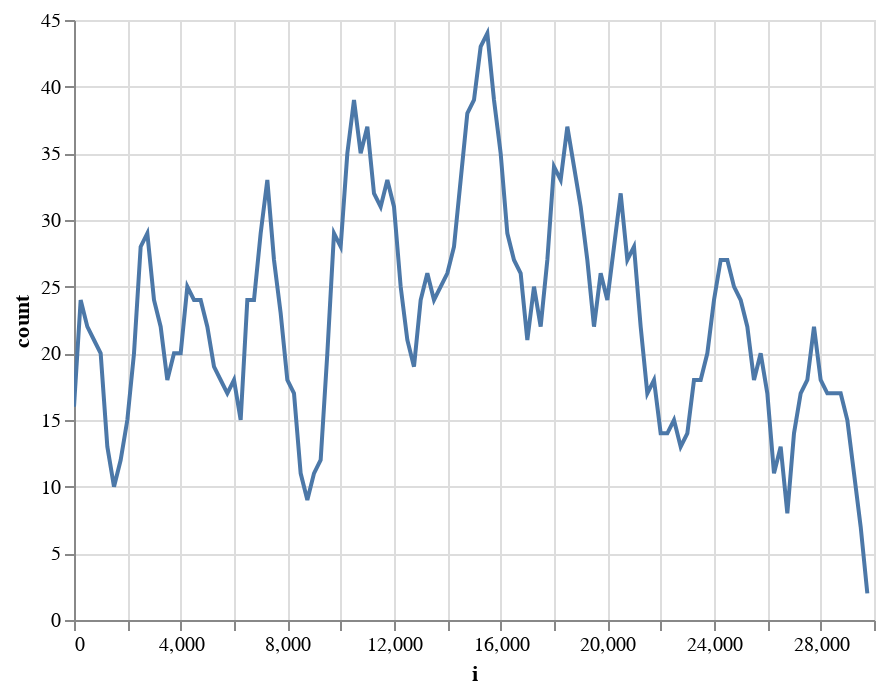

Notebook source saved alongside this figure:
### Code cell
alt.Chart(alt.Data(values=freqs[1]['freq'])).mark_line().encode(x="i:Q", y="count:Q").interactive()

### Figure 1 — Vega-Lite specification as saved in the notebook (floating-point values rounded to 4 significant figures)
{"config": {"view": {"continuousWidth": 400, "continuousHeight": 300}}, "data": {"values": [{"i": 0, "count": 16}, {"i": 250, "count": 24}, {"i": 500, "count": 22}, {"i": 750, "count": 21}, {"i": 1000, "count": 20}, {"i": 1250, "count": 13}, {"i": 1500, "count": 10}, {"i": 1750, "count": 12}, {"i": 2000, "count": 15}, {"i": 2250, "count": 20}, {"i": 2500, "count": 28}, {"i": 2750, "count": 29}, {"i": 3000, "count": 24}, {"i": 3250, "count": 22}, {"i": 3500, "count": 18}, {"i": 3750, "count": 20}, {"i": 4000, "count": 20}, {"i": 4250, "count": 25}, {"i": 4500, "count": 24}, {"i": 4750, "count": 24}, {"i": 5000, "count": 22}, {"i": 5250, "count": 19}, {"i": 5500, "count": 18}, {"i": 5750, "count": 17}, {"i": 6000, "count": 18}, {"i": 6250, "count": 15}, {"i": 6500, "count": 24}, {"i": 6750, "count": 24}, {"i": 7000, "count": 29}, {"i": 7250, "count": 33}, {"i": 7500, "count": 27}, {"i": 7750, "count": 23}, {"i": 8000, "count": 18}, {"i": 8250, "count": 17}, {"i": 8500, "count": 11}, {"i": 8750, "count": 9}, {"i": 9000, "count": 11}, {"i": 9250, "count": 12}, {"i": 9500, "count": 20}, {"i": 9750, "count": 29}, {"i": 10000, "count": 28}, {"i": 10250, "count": 35}, {"i": 10500, "count": 39}, {"i": 10750, "count": 35}, {"i": 11000, "count": 37}, {"i": 11250, "count": 32}, {"i": 11500, "count": 31}, {"i": 11750, "count": 33}, {"i": 12000, "count": 31}, {"i": 12250, "count": 25}, {"i": 12500, "count": 21}, {"i": 12750, "count": 19}, {"i": 13000, "count": 24}, {"i": 13250, "count": 26}, {"i": 13500, "count": 24}, {"i": 13750, "count": 25}, {"i": 14000, "count": 26}, {"i": 14250, "count": 28}, {"i": 14500, "count": 33}, {"i": 14750, "count": 38}, {"i": 15000, "count": 39}, {"i": 15250, "count": 43}, {"i": 15500, "count": 44}, {"i": 15750, "count": 39}, {"i": 16000, "count": 35}, {"i": 16250, "count": 29}, {"i": 16500, "count": 27}, {"i": 16750, "count": 26}, {"i": 17000, "count": 21}, {"i": 17250, "count": 25}, {"i": 17500, "count": 22}, {"i": 17750, "count": 27}, {"i": 18000, "count": 34}, {"i": 18250, "count": 33}, {"i": 18500, "count": 37}, {"i": 18750, "count": 34}, {"i": 19000, "count": 31}, {"i": 19250, "count": 27}, {"i": 19500, "count": 22}, {"i": 19750, "count": 26}, {"i": 20000, "count": 24}, {"i": 20250, "count": 28}, {"i": 20500, "count": 32}, {"i": 20750, "count": 27}, {"i": 21000, "count": 28}, {"i": 21250, "count": 22}, {"i": 21500, "count": 17}, {"i": 21750, "count": 18}, {"i": 22000, "count": 14}, {"i": 22250, "count": 14}, {"i": 22500, "count": 15}, {"i": 22750, "count": 13}, {"i": 23000, "count": 14}, {"i": 23250, "count": 18}, {"i": 23500, "count": 18}, {"i": 23750, "count": 20}, {"i": 24000, "count": 24}, {"i": 24250, "count": 27}, {"i": 24500, "count": 27}, {"i": 24750, "count": 25}, {"i": 25000, "count": 24}, {"i": 25250, "count": 22}, {"i": 25500, "count": 18}, {"i": 25750, "count": 20}, {"i": 26000, "count": 17}, {"i": 26250, "count": 11}, {"i": 26500, "count": 13}, {"i": 26750, "count": 8}, {"i": 27000, "count": 14}, {"i": 27250, "count": 17}, {"i": 27500, "count": 18}, {"i": 27750, "count": 22}, {"i": 28000, "count": 18}, {"i": 28250, "count": 17}, {"i": 28500, "count": 17}, {"i": 28750, "count": 17}, {"i": 29000, "count": 15}, {"i": 29250, "count": 11}, {"i": 29500, "count": 7}, {"i": 29750, "count": 2}]}, "mark": "line", "encoding": {"x": {"type": "quantitative", "field": "i"}, "y": {"type": "quantitative", "field": "count"}}, "selection": {"selector001": {"type": "interval", "bind": "scales", "encodings": ["x", "y"]}}, "$schema": "https://vega.github.io/schema/vega-lite/v4.8.1.json"}
